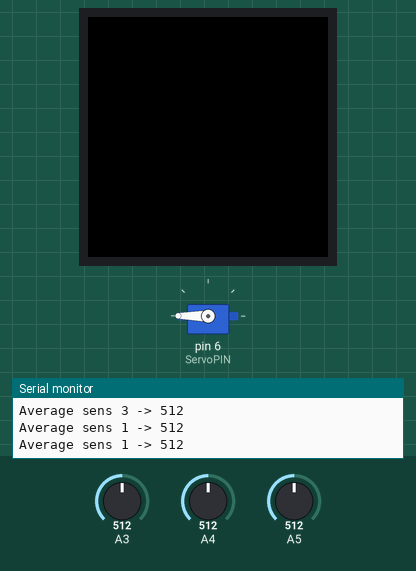
This sketch was run on a simulated Arduino Uno, built with avr-gcc and run on an emulated ATmega328P. Parts: servo, 240×240 colour display, the last lines printed to the serial monitor. The inputs (shaded band) are chosen by the test bench; at power-on: A5 = 512, A4 = 512, A3 = 512.

Above: at 3.9 s.
4.0 s: A5 set to 562
6.6 s: A5 set to 589
At 7.16 s:
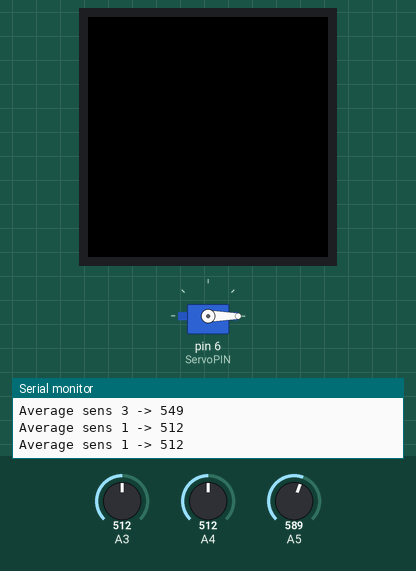
8.8 s: A4 set to 491
At 9.32 s:
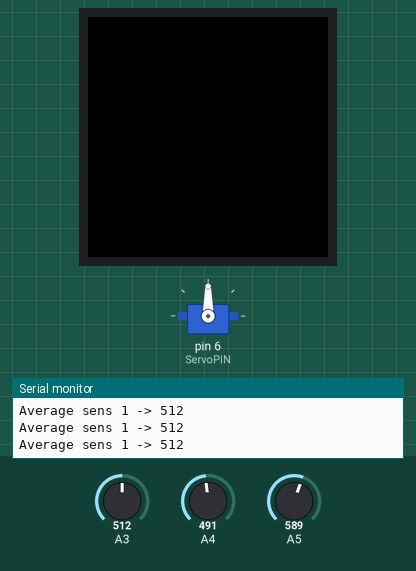
11.7 s: A5 set to 565
At 12.21 s:
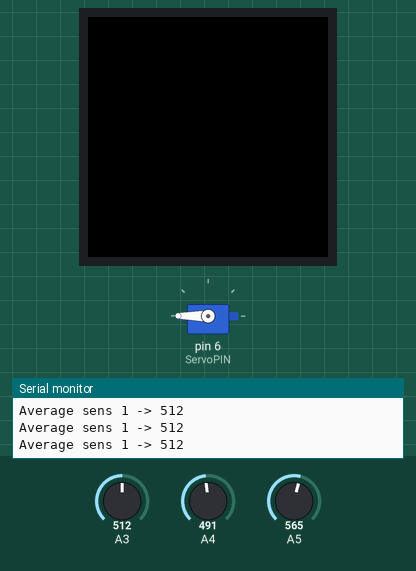
13.5 s: A4 set to 585
Timing chart, 0 to 16.3 s (numbered marks = the images above; inputs shaded):
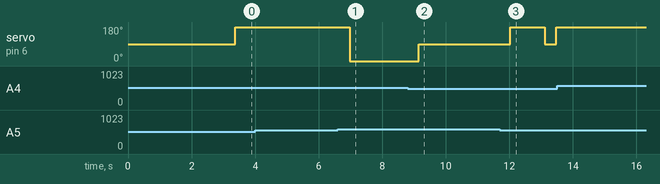

Measured:
- the behaviour switches between 574 and 575 on A5 (found by bisection; images 0 and 1)
- the behaviour switches between 510 and 509 on A4 (found by bisection; images 1 and 2)
- after the input at 6.6 s, servo on pin 6 (ServoPIN): 180° → 0° after 0.39 s
- after the input at 8.8 s, servo on pin 6 (ServoPIN): 0° → 90° after 0.34 s
- after the input at 11.7 s, servo on pin 6 (ServoPIN): 90° → 180° after 0.33 s, → 90° 1.1 s later, → 180° 0.36 s later

The sketch:

CircularBuffer.ino
```cpp
#include "SPI.h"
#include "Adafruit_GFX.h"
#include "Adafruit_GC9A01A.h"
#include <Servo.h>

#define TFT_DC  9
#define TFT_CS 10
#define TFT_RS 8
#define ServoPIN 6

Adafruit_GC9A01A tft(TFT_CS, TFT_DC, TFT_RS);
Servo servo;

byte buffer_full [3] = {0x0000, 0x0000, 0x0000};
byte display_value[3] = {0x0000, 0x0000, 0x0000};


int display_width;
int display_height;

int sens1Buffer[8];
int sens2Buffer[8];
int sens3Buffer[8];

int buff_idx[3] = {0, 0, 0};

int add_to_buffer(int number, int buffer[], int sensBufferIdx);
int average_buffer(int buffer_num, int buffer[]);

void setup() {
  Serial.begin(9600);
  Serial.println("GC9A01A Test!");
  servo.attach(ServoPIN);
  servo.write(90);

  SPI.beginTransaction(SPISettings(1000000, MSBFIRST, SPI_MODE0));
  tft.begin();

  display_width  = tft.width();
  display_height = tft.height();

  Serial.print("W: "); Serial.println(display_width);
  Serial.print("H: "); Serial.println(display_height);
  Serial.println(F("Done!"));

  tft.setRotation(0);
  //tft.setTextSize(2);

}

void loop(void) {
  int res_sens1, res_sens2, res_sens3;

  tft.fillScreen(GC9A01A_BLACK);
  tft.setTextSize(5);
  tft.setTextColor(GC9A01A_PURPLE);

  int sens1 = analogRead(A3);
  res_sens1 = add_to_buffer(sens1, sens1Buffer, 0);
  if (res_sens1 & 2|| buffer_full[0] & 1){
    sens1 = average_buffer(0, sens1Buffer);
    Serial.print("Average sens 1 -> ");
    Serial.println(sens1);
  }
  delay(100);

  int sens2 = analogRead(A4);
  res_sens2 = add_to_buffer(sens2, sens2Buffer, 1);
  if (res_sens2 & 2){
    sens2 = average_buffer(1, sens2Buffer);
    Serial.print("Average sens 2 -> ");
    Serial.println(sens2);
  }
  delay(100);

  int sens3 = analogRead(A5);
  res_sens3 = add_to_buffer(sens3, sens3Buffer, 2);
  if (res_sens3 & 2){
    sens3 = average_buffer(2, sens3Buffer);
    Serial.print("Average sens 3 -> ");
    Serial.println(sens3);
  }
  delay(100);

  if (display_value[0] & 1){
    if (sens2 < 575){
      servo.write(0);
      tft.drawCircle(display_width / 2, (display_width / 2 - 50),  10, GC9A01A_PURPLE);
    }
  }

  if (display_value[1] & 1){
    if (sens2 < 510){
      servo.write(90);
      tft.drawCircle(display_width / 2, display_width / 2,  10, GC9A01A_PURPLE);
    }
  }

  if (display_value[2] & 1){
    if (sens3 < 575){
      servo.write(180);
      tft.drawCircle(display_width / 2, (display_width / 2 + 50),  10, GC9A01A_PURPLE);
    }
  }
}

int add_to_buffer(int number, int buffer[], int sensBufferIdx){
  if (buff_idx[sensBufferIdx] > 7){
    buff_idx[sensBufferIdx] = 0;
    buffer_full[sensBufferIdx] = 0x0001;
    return 0x0002; // return this hexadecimal number in order to tell the main code to calculate the average
  }

  buffer[buff_idx[sensBufferIdx]] = number;
  buff_idx[sensBufferIdx] += 1;
  return 0x0001;
}

int average_buffer(int buffer_num, int buffer[]){
  int res = 0;
  for(int i = 0; i <= 7; i++){
    res += buffer[i];
  }
  display_value[buffer_num] = 1;
  return (res/8);
}
```
